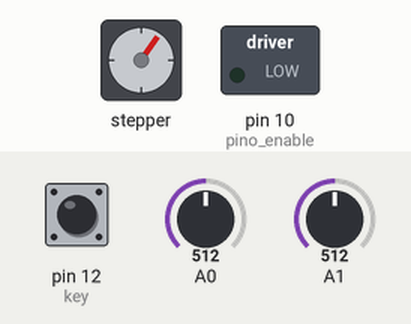
This sketch was run on a simulated Arduino Uno, built with avr-gcc and run on an emulated ATmega328P. On the bench: stepper motor, switched loads named in the sketch (green lamp = pin HIGH). Inputs (shaded band) come from the test bench; at power-on: A0 = 512, A1 = 512, pin 12 (key) LOW. Stepper angles assume 200 steps per turn; what the sketch prints to the serial monitor is not drawn.

Above: at 2.0 s.
2.1 s: A0 set to 30
At 3.52 s:
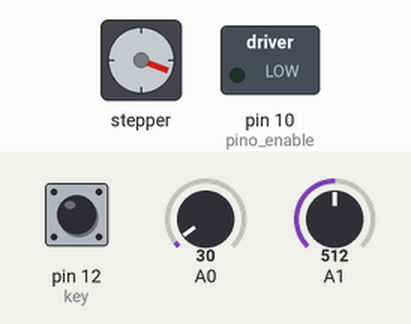
5.6 s: A1 set to 298
At 6.09 s:
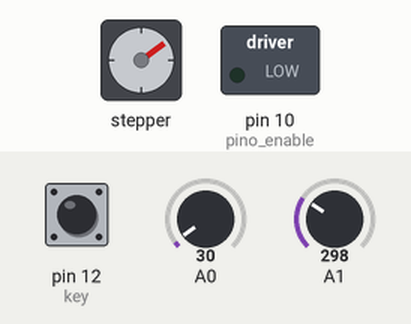
13.7 s: A1 set to 276
21.8 s: A0 set to 0
At 22.23 s:
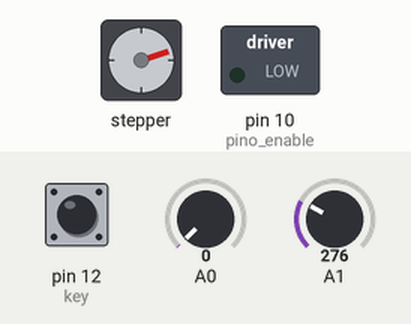
25.3 s: A0 set to 50
At 29.3 s:
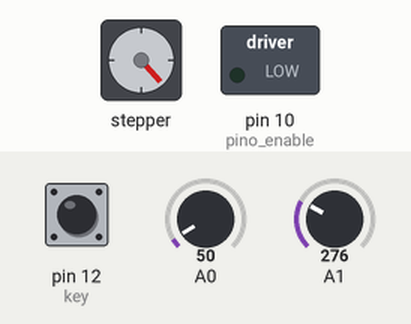
29.6 s: A0 set to 306
Timing chart, 0 to 38.7 s (numbered marks = the images above; inputs shaded):
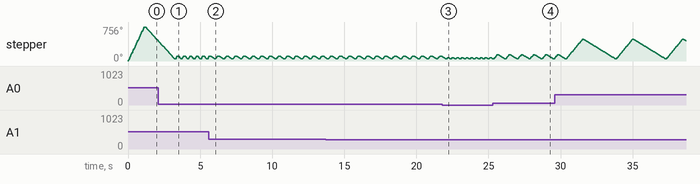

The sketch:

OpenLung-firmwarev4.ino
```cpp
// Programa : Sistema de controle AMBU
// Autor : Fellipy Kühne
// Última atualização : 24/03/2020
//
//   O programa em questão deve permitir que um usuário consiga controlar um motor de passo, sua velocidade e o avanço,
//   para isso ele utiliza duas entradas variáveis (potenciometros), e converte sua leitura dentro de um range estipulado.
//
//
//   Obs.:Ainda será necessário implementar uma chave fim de curso, que irá limitar a posição minima na máquina. Assim o avanço será calculado a partir do acionamento
//   da chave para cada paciente.
//   Obs.: O programa em questão ainda está em fase de validaçao.
//
//
///////Hardware utilizado:
//
// Fonte 24v 5A
// Arduino Uno
// 2x Potenciometros 1k
// 1x driver de motor de passo (a4988)
// 1x Capacitor eletrolitico 100uf x 63v (filtro de entrada de tensão do driver)
// 1x Chave fim de curso
// 1x motor de passo modelo Nema17 ou Nema23 compatíveis com o driver
// 1x Resistor 10k

#include <AccelStepper.h>

long avancoMax = 800;
long avancoMin = 40;
long offset = 30;                                                      //offset da chave fim de curso
float relacaoInspiracaoExpiracao = 2.0;
float vMin = 10.0;
float vMax = 800.0;
float aceleracao_motor = 5.0;
float velocidade_motor = 0.0;
uint8_t sentido = true; //horário

// Definicao pino ENABLE
int pino_enable = 10;
//int pino_enable = A2; //Usando RAMPS

// Definicao pinos STEP e DIR
AccelStepper motor(AccelStepper::DRIVER, 7, 4 );
//AccelStepper motor(1, A6, A7 ); //Usando RAMPS

// Definição entrada chave fim de curso
int key = 12;

float velocidade() {
  //Serial.println("Entrou velocidade");
  int pot1 = analogRead(A1);                                          // Le o potenciometro 1 - referente a velocidade
  int velocidade_filtro = 0;
  float valorPot1 = (float)map(pot1, 0, 1023, (int)vMin, (int)vMax);                      // Converte o sinal lido pelo potenciometro (0~1023), para o range (vMin~vMax)
  //velocidade_filtro=(0.1*valorPot1)+((1-0.1)*velocidade_filtro);       //filtro de leitura do potenciometro (em teste)
  return valorPot1;
}

long avanco() {
  //Serial.println("Entrou avanco");
  int pot2 = analogRead(A0);                                          // Le o potenciometro 1 - referente a velocidade
  int avanco_filtro = 0;
  long valorPot2 = (long)map(pot2, 0, 1023, 40L, avancoMax);                  // Converte o sinal lido pelo potenciometro (0~1023), para o range (0~avancoMaximo)
  //avanco_filtro=(0.1*valorPot2)+((1-0.1)*avanco_filtro);            //filtro de leitura do potenciometro (em teste)
  return valorPot2;
}

void setup() {
  /* Inicia comunicação serial (debug pelo serial monitor)*/
  Serial.begin(9600);
  while (!Serial);

  /* Inicia pinos */
  pinMode(pino_enable, OUTPUT);  //Define a variável pino_enable(10) como saída
  pinMode(key, INPUT);           //Define a variável key(12) como entrada
  pinMode( A0, INPUT_PULLUP );
  pinMode( A1, INPUT_PULLUP );

  /* Configuração inicial do motor */
  motor.setMaxSpeed(vMax);
  motor.setAcceleration(aceleracao_motor);

  /* Posiciona motor em home */
  if (digitalRead(key) == HIGH) {
    Serial.println(F("Go home"));
    motor.moveTo(-avancoMax);
    motor.setSpeed(vMax / 2.0);
    unsigned long tempoMaximoRetorno = millis() + 10000UL;
    while ((digitalRead(key) == HIGH)&& (millis() < tempoMaximoRetorno)) {
      motor.runSpeed();
    }
  }

  /* Alarme de erro no go home */
  if (digitalRead(key) == HIGH){
    Serial.println( F( "Motor não chegou em home"));
  } else {
    Serial.println(F("home"));
  }
  motor.setCurrentPosition(0);
}

unsigned long calculoFrequencia = 0;

void loop() {
  velocidade_motor = velocidade();
  if (sentido) {
    Serial.print( "\tFrequencia: ");
    Serial.println( 60000UL / calculoFrequencia );
    calculoFrequencia = 0;
    Serial.print("Inspira: ");
    long avancoAbs = avanco();
    motor.moveTo(avancoAbs);
    motor.setSpeed(velocidade_motor);
  } else { // Move o motor no sentido anti-horario
    Serial.print("\tExpira:  ");
    motor.moveTo(offset);
    motor.setSpeed(-velocidade_motor / relacaoInspiracaoExpiracao);
  }
  unsigned long tempo = millis();
  while (motor.distanceToGo() != 0 ) {
    motor.runSpeed();
  }
  delay(100);
  sentido = !sentido;
  tempo = millis() - tempo;
  Serial.print(tempo );
  calculoFrequencia += tempo;
}
```
